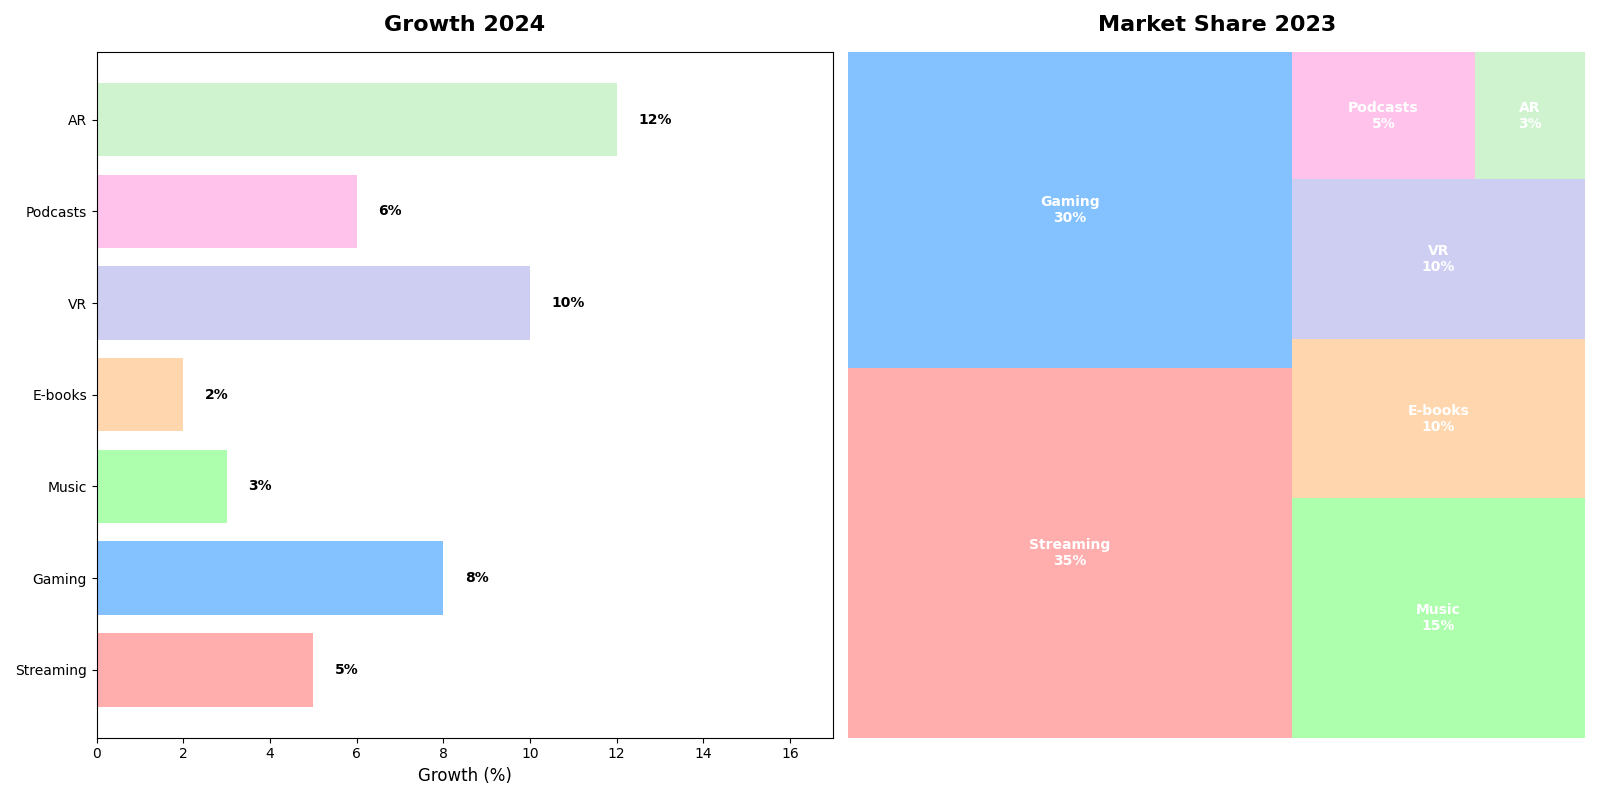

The script that drew this image:
import matplotlib.pyplot as plt
import squarify

sectors = ['Streaming', 'Gaming', 'Music', 'E-books', 'VR', 'Podcasts', 'AR']
market_share_2023 = [35, 30, 15, 10, 10, 5, 3]
growth_rates_2024 = [5, 8, 3, 2, 10, 6, 12]
new_colors = ['#ff9999', '#66b3ff', '#99ff99', '#ffcc99', '#c2c2f0', '#ffb3e6', '#c2f0c2']

fig, axes = plt.subplots(nrows=1, ncols=2, figsize=(16, 8))

# Horizontal bar chart for projected growth in 2024 (left)
axes[0].barh(sectors, growth_rates_2024, color=new_colors, alpha=0.8)
axes[0].set_title("Growth 2024", fontsize=16, fontweight='bold', pad=15)
axes[0].set_xlabel("Growth (%)", fontsize=12)
axes[0].set_xlim(0, max(growth_rates_2024) + 5)

# Annotate each bar
for i, v in enumerate(growth_rates_2024):
    axes[0].text(v + 0.5, i, f"{v}%", color='black', va='center', fontweight='bold')

# Treemap for market share 2023 (right)
axes[1].set_title("Market Share 2023", fontsize=16, fontweight='bold', pad=15)
squarify.plot(sizes=market_share_2023, label=[f"{sector}\n{share}%" for sector, share in zip(sectors, market_share_2023)], 
              color=new_colors, alpha=0.8, text_kwargs={'fontsize': 10, 'weight': 'bold', 'color': 'white'}, ax=axes[1])
axes[1].axis('off')

plt.tight_layout()
plt.show()
